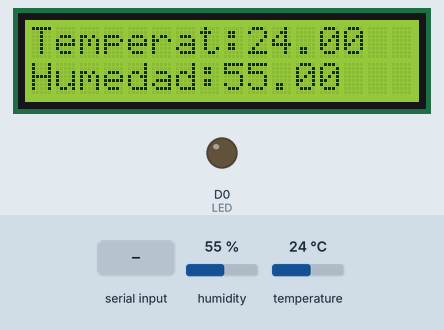
A sketch run on a simulated ESP8266 (NodeMCU). Parts: 16×2 character LCD, output pins drawn as LEDs (lit = HIGH). Inputs (shaded band) come from the test bench; at power-on: humidity 55 %, temperature 24 °C. What the sketch prints to the serial monitor is not drawn.

Above: at 8.7 s.
8.8 s: "90,45\n" received over Serial
At 11.0 s:
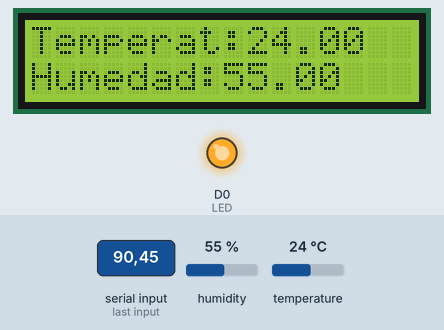
11.3 s: humidity set to 22 %
At 17.1 s:
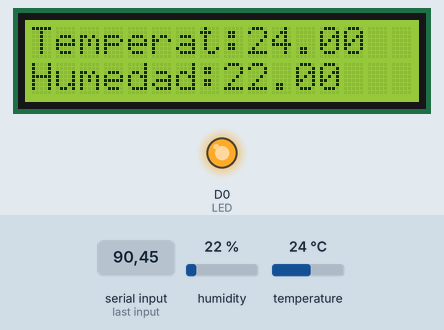
17.6 s: temperature set to 12 °C
At 24.5 s:
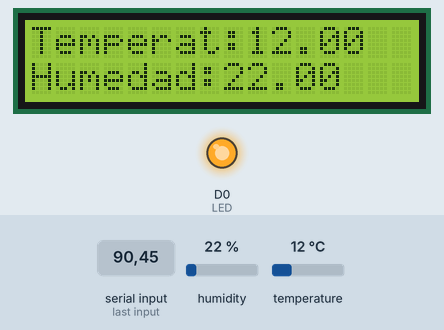
25.6 s: humidity set to 40 %
At 32.9 s:
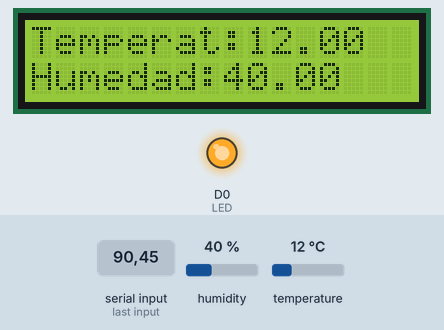
33.6 s: temperature set to 19 °C
At 41.4 s:
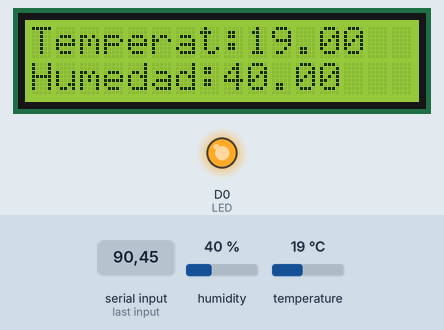
Timing chart, 0 to 42.6 s (numbered marks = the images above; inputs shaded):
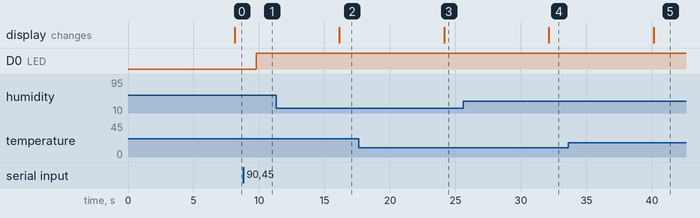

Measured:
- after the input at 8.8 s, D0 (LED): LOW → HIGH after 1.0 s
- after the input at 11.3 s, the display: changes after 4.8 s (image 2)
- after the input at 17.6 s, the display: changes after 6.5 s (image 3)
- after the input at 25.6 s, the display: changes after 6.5 s (image 4)
- after the input at 33.6 s, the display: changes after 6.5 s (image 5)

The sketch:

No_usar_delay.ino
```cpp
#include<Wire.h>  //Incluye la librería de la comunicación I2C
#include <LiquidCrystal_I2C.h>  //Se uncluye la librería de liquidCrystal_I2C
#include<DHT.h>  //librerías del dht
#include<DHT_U.H>
#define SENSOR D3   //Se define el pin de dht}
#define LED D0
DHT dht(SENSOR,DHT11);    //Crea objeto del tipo dht que define el pin y el tipo de dht
float temp, hum, hi;    //Se crean dos variables del tipo float
LiquidCrystal_I2C lcd(0x27, 16, 2);   //Se crea el objeto lcd, con la direccipon que tiene, su numero de colunmnas y filas
unsigned long tiempoAnterior;
void setup() {
  Serial.begin(9600);
  Wire.begin();   //Se inicializa el I2C
  lcd.init();   //Se incializa el lcd
  lcd.clear();    //Se limpia el lcd
  lcd.setBacklight(HIGH); //enciende el led de fondo
  dht.begin();  //Se inicializa el dht
  lcd.setCursor(4,0);
  lcd.print("Bienvenido");
  lcd.setCursor(2,1);
  lcd.print("A nodeMCU");
  pinMode(LED, OUTPUT);
tiempoAnterior=millis();
}


void loop() {
if(Serial.available()){
  String cad= Serial.readString();
  digitalWrite(LED,cad.toInt());
}
  if((millis()-tiempoAnterior)>=8000){
    tiempoAnterior=millis();
 lcd.clear();  //Se limpia el lcd
  Serial.println(String(temp));
  hi=dht.computeHeatIndex(temp,hum);
  Serial.println(String(hi));
 temp=dht.readTemperature();  //Se lee la temperatura
 hum=dht.readHumidity();  //Se lee la humedad
 lcd.setCursor(0,0);  //Se coloca el cursor en el 0,0
 lcd.print("Temperat:"+String(temp)); //Se escribe "temperat:" con la temperatura
  lcd.setCursor(0,1); //Se pone el cursor en el 0,1
 lcd.print("Humedad:"+String(hum));   //Se escribe la humedad
}
  }
```
